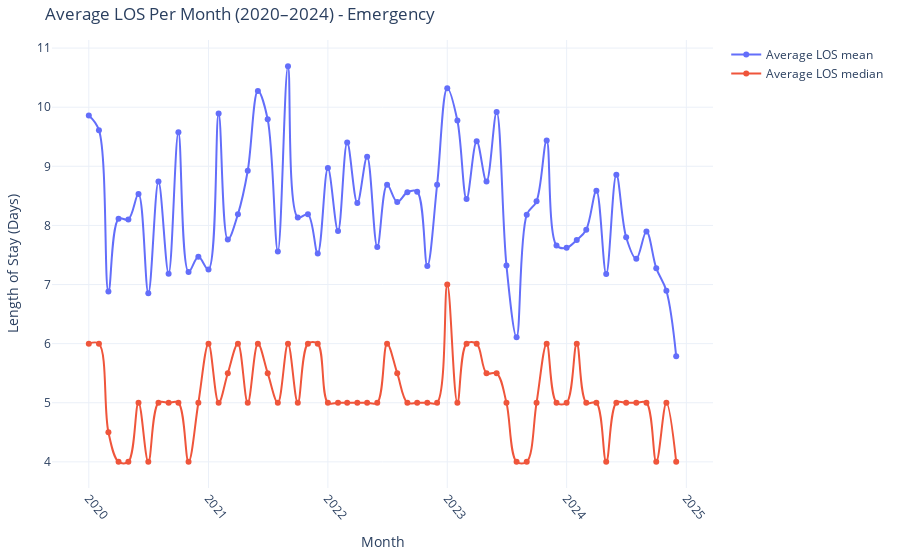

The notebook cell this image was saved under:
### Code cell
import pandas as pd
import plotly.graph_objects as go


# Create the plot
fig = go.Figure()
fig.add_trace(
    go.Scatter(
        x=monthly_avg_los['year_month'],
        y=monthly_avg_los['Los'],
        mode='lines+markers',
        name='Average LOS mean',
        line=go.scatter.Line(shape='spline')
    )
)
fig.add_trace(
    go.Scatter(
        x=monthly_avg_los1['year_month'],
        y=monthly_avg_los1['Los'],
        mode='lines+markers',
        name='Average LOS median',
        line=go.scatter.Line(shape='spline')
    )
)


# Update layout
fig.update_layout(
    title='Average LOS Per Month (2020–2024) - Emergency',
    xaxis_title='Month',
    yaxis_title='Length of Stay (Days)',
    template='plotly_white',
    margin=dict(l=20, r=20, t=40, b=40),
    xaxis=dict(tickangle=50)
)

fig.show()

### Figure 1 — Plotly figure (JSON) as saved in the notebook; plotly's stock layout.template omitted (floating-point values rounded to 4 significant figures)
{"data": [{"line": {"shape": "spline"}, "mode": "lines+markers", "name": "Average LOS mean", "type": "scatter", "x": ["2020-01", "2020-02", "2020-03", "2020-04", "2020-05", "2020-06", "2020-07", "2020-08", "2020-09", "2020-10", "2020-11", "2020-12", "2021-01", "2021-02", "2021-03", "2021-04", "2021-05", "2021-06", "2021-07", "2021-08", "2021-09", "2021-10", "2021-11", "2021-12", "2022-01", "2022-02", "2022-03", "2022-04", "2022-05", "2022-06", "2022-07", "2022-08", "2022-09", "2022-10", "2022-11", "2022-12", "2023-01", "2023-02", "2023-03", "2023-04", "2023-05", "2023-06", "2023-07", "2023-08", "2023-09", "2023-10", "2023-11", "2023-12", "2024-01", "2024-02", "2024-03", "2024-04", "2024-05", "2024-06", "2024-07", "2024-08", "2024-09", "2024-10", "2024-11", "2024-12"], "y": [9.86, 9.611, 6.882, 8.114, 8.101, 8.529, 6.852, 8.743, 7.184, 9.574, 7.214, 7.468, 7.255, 9.892, 7.76, 8.19, 8.925, 10.27, 9.794, 7.559, 10.69, 8.134, 8.188, 7.524, 8.971, 7.904, 9.402, 8.379, 9.163, 7.636, 8.686, 8.396, 8.561, 8.571, 7.314, 8.688, 10.32, 9.774, 8.447, 9.425, 8.741, 9.92, 7.321, 6.109, 8.179, 8.408, 9.438, 7.661, 7.621, 7.752, 7.928, 8.588, 7.178, 8.856, 7.8, 7.436, 7.897, 7.277, 6.894, 5.786]}, {"line": {"shape": "spline"}, "mode": "lines+markers", "name": "Average LOS median", "type": "scatter", "x": ["2020-01", "2020-02", "2020-03", "2020-04", "2020-05", "2020-06", "2020-07", "2020-08", "2020-09", "2020-10", "2020-11", "2020-12", "2021-01", "2021-02", "2021-03", "2021-04", "2021-05", "2021-06", "2021-07", "2021-08", "2021-09", "2021-10", "2021-11", "2021-12", "2022-01", "2022-02", "2022-03", "2022-04", "2022-05", "2022-06", "2022-07", "2022-08", "2022-09", "2022-10", "2022-11", "2022-12", "2023-01", "2023-02", "2023-03", "2023-04", "2023-05", "2023-06", "2023-07", "2023-08", "2023-09", "2023-10", "2023-11", "2023-12", "2024-01", "2024-02", "2024-03", "2024-04", "2024-05", "2024-06", "2024-07", "2024-08", "2024-09", "2024-10", "2024-11", "2024-12"], "y": [6.0, 6.0, 4.5, 4.0, 4.0, 5.0, 4.0, 5.0, 5.0, 5.0, 4.0, 5.0, 6.0, 5.0, 5.5, 6.0, 5.0, 6.0, 5.5, 5.0, 6.0, 5.0, 6.0, 6.0, 5.0, 5.0, 5.0, 5.0, 5.0, 5.0, 6.0, 5.5, 5.0, 5.0, 5.0, 5.0, 7.0, 5.0, 6.0, 6.0, 5.5, 5.5, 5.0, 4.0, 4.0, 5.0, 6.0, 5.0, 5.0, 6.0, 5.0, 5.0, 4.0, 5.0, 5.0, 5.0, 5.0, 4.0, 5.0, 4.0]}], "layout": {"margin": {"b": 40, "l": 20, "r": 20, "t": 40}, "title": {"text": "Average LOS Per Month (2020–2024) - Emergency"}, "xaxis": {"tickangle": 50, "title": {"text": "Month"}}, "yaxis": {"title": {"text": "Length of Stay (Days)"}}}}
